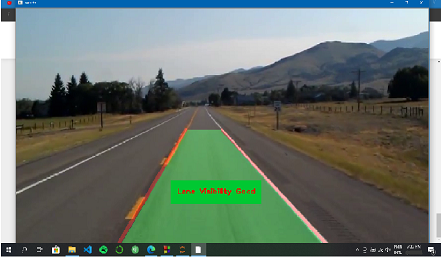
#> input picture lane1.png, 441 x 258 px, given in place of road.mp4, which was not available
$ python laneDetector.py
#> lines starting #> are read from the running program, lines starting #| are printed output that depends on the picture; after the words box and inside, x2 and y2 are one past the last pixel; in counts of white or black regions, pixels touching at a corner belong together; pictures that were not available may be replaced by others from this repository, and a replacement may not be noted
import cv2
import numpy as np
import matplotlib.pyplot as plt

def canny(image):
    grayimg = cv2.cvtColor(image, cv2.COLOR_RGB2GRAY)
    blurimg = cv2.GaussianBlur(grayimg,(5,5),0)
    cannyimg = cv2.Canny(blurimg,50, 100)
    return cannyimg

def areaofinterest(image):
    height = image.shape[0]
    polygons = np.array([[(200, height), (1100,height), (550, 250)]])
    mask = np.zeros_like(image)
    cv2.fillPoly(mask, polygons, 255)
    maskedimg = cv2.bitwise_and(image, mask)
    return maskedimg

def displayline(image, lines):
    lineimg = np.zeros_like(image)
    if lines is not None:
        for line in lines:
            x1,y1,x2,y2 = line
            cv2.line(lineimg, (x1,y1), (x2,y2), (0,0,255), 10)
        # Below: Coloring the lane using polygon.
        if lines.shape == (2,4):

            polygon2 = np.array([[(lines[0,0]+10, lines[0,1]), (lines[0,2]+5,lines[0,3]), (lines[1,2]-5, lines[1,3]), (lines[1,0]-10,lines[1,1])]])
            cv2.fillPoly(lineimg, polygon2, (50,255,0))
    return lineimg

def status(image, lines):
    if lines is not None:
        if lines.shape == (2,4):
            cv2.rectangle(displayimg,(480,510),(760,580),(50,200,0),-6)
            cv2.putText(displayimg,"Lane Visibility Good", (500,550),cv2.FONT_HERSHEY_PLAIN,1.5,(0,0,255),2)

        else:
            cv2.rectangle(displayimg,(480,510),(760,580),(5,0,180),-6)
            cv2.putText(displayimg,"Low Lane Visibility", (500,550),cv2.FONT_HERSHEY_PLAIN,1.5,(0,255,255),2)
    return displayimg

def averageslopeintercept(image, lines):
    leftfit = []
    rightfit = []
    l=0
    r=0
    for line in lines:
        x1, y1, x2, y2 = line.reshape(4)
        parameters = np.polyfit((x1, x2), (y1,y2), 1)
        slope = parameters[0]
        intercept = parameters[1 ]
        if slope < 0:
            leftfit.append((slope, intercept))
        else:
            rightfit.append((slope, intercept))
    if len(leftfit) > 0:
        leftfitaverage = np.average(leftfit, axis = 0)
        leftline = makecoordinates(image, leftfitaverage)
        l=1
    if len(rightfit) > 0:
        rightfitaverage = np.average(rightfit, axis = 0)
        rightline = makecoordinates(image, rightfitaverage)
        r=1

    if l==1 and r==1:
        return np.array([leftline, rightline])
    elif l==0 and r==1:
        return np.array([rightline])
    elif l==1 and r==0:
        return np.array([lefttline])


def makecoordinates(image, lineparameters):
    slope, intercept = lineparameters
    y1 = image.shape[0]
    y2 = int(y1*(3/6))
    x1 = int((y1 - intercept)/slope)
    x2 = int((y2 - intercept)/slope)
    return np.array([x1, y1, x2, y2])

cap = cv2.VideoCapture("road.mp4")
while{cap.isOpened()}:
    _, frame = cap.read()
#> frame is the input picture: shape (258, 441, 3); mean B, G, R 107.7, 116.6, 103.7
    cannyimg = canny(frame)
#> in canny, `grayimg = cv2.cvtColor(image, cv2.COLOR_RGB2GRAY)`:
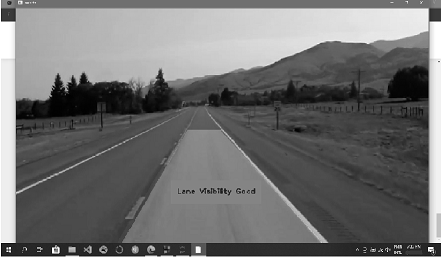
#> grayimg: shape (258, 441); min 0, max 255, mean 112.5
#> in canny, `blurimg = cv2.GaussianBlur(grayimg,(5,5),0)`:
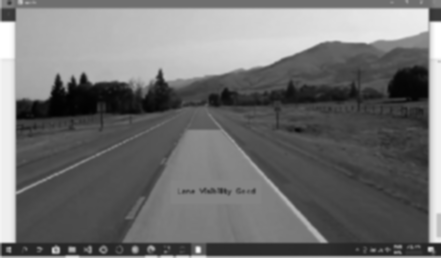
#> blurimg: shape (258, 441); min 1, max 255, mean 112.3
#> in canny, `cannyimg = cv2.Canny(blurimg,50, 100)`:
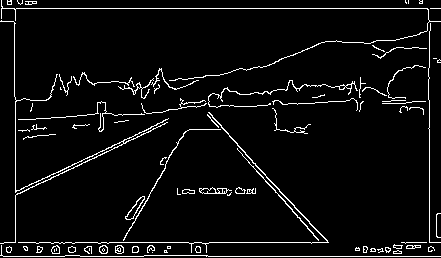
#> cannyimg: shape (258, 441); 5.1% white in thin lines or dots
    croppedarea = areaofinterest(cannyimg)
#> in areaofinterest, `cv2.fillPoly(mask, polygons, 255)`:
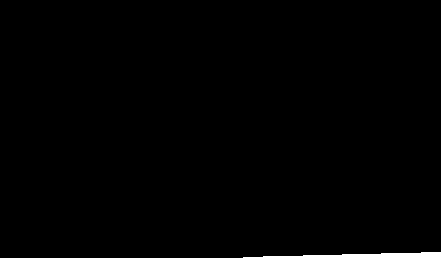
#> mask: shape (258, 441); 0.61% white; 1 white region, box (x1, y1, x2, y2) and area: (243, 252, 441, 258) 693
#> in areaofinterest, `maskedimg = cv2.bitwise_and(image, mask)`:
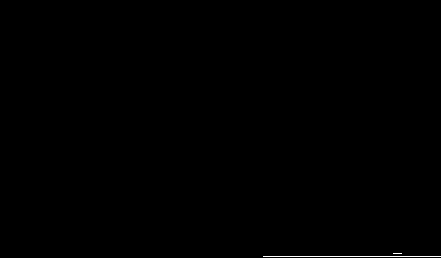
#> maskedimg: shape (258, 441); 0.16% white in thin lines or dots, all inside (x1, y1, x2, y2) = (263, 253, 441, 257)

    lines = cv2.HoughLinesP(croppedarea,2, np.pi/180, 100, np.array([]), minLineLength = 40, maxLineGap = 5)
#> lines = [[263, 256, 440, 256]]
    averagedlines = averageslopeintercept(frame, lines)
#> the loop in averageslopeintercept, `for line in lines:` made 1 pass
#> (x1, y1, x2, y2, slope, intercept) on pass 1: (263, 256, 440, 256, -2.3e-17, 256)
#> after the loop in averageslopeintercept, `for line in lines:`: leftfit = [(-2.3e-17, 256)]; rightfit = []
#> in averageslopeintercept, `leftfitaverage = np.average(leftfit, axis = 0)`: leftfitaverage = [-2.3e-17, 256]
#> in makecoordinates, `slope, intercept = lineparameters`: slope = -2.3e-17; intercept = 256
#> in makecoordinates, `x1 = int((y1 - intercept)/slope)`: x1 = -87084838351832576
#> in makecoordinates, `x2 = int((y2 - intercept)/slope)`: x2 = 5529887235341128704
#> in averageslopeintercept, `leftline = makecoordinates(image, leftfitaverage)`: leftline = [-87084838351832576, 258, 5529887235341128704, 129]
#> (the run stopped early here; a loop or call above may not have finished)

$ run again, on lane2.png
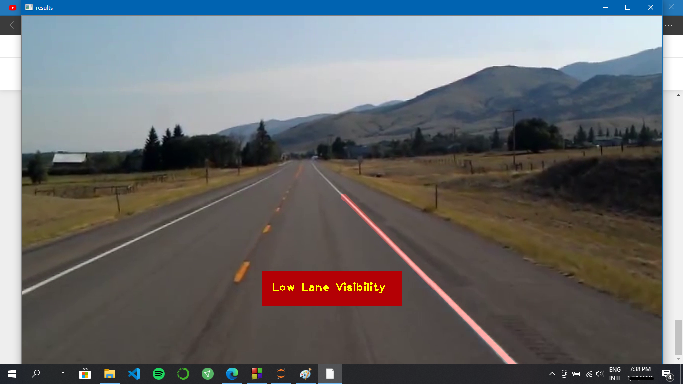
#> input picture lane2.png, 688 x 386 px, given in place of road.mp4, which was not available
#> frame is the input picture: shape (386, 688, 3); mean B, G, R 109.3, 107.8, 107.4
#> in canny, `cannyimg = cv2.Canny(blurimg,50, 100)`:
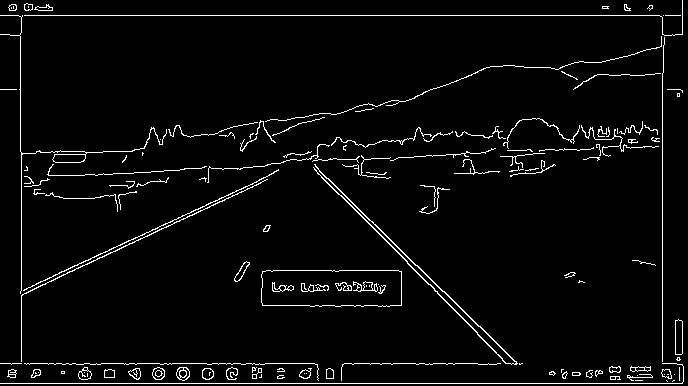
#> cannyimg: shape (386, 688); 3.7% white in thin lines or dots
#> mask: shape (386, 688); 15.1% white; 1 white region, box (x1, y1, x2, y2) and area: (202, 250, 688, 386) 40191
#> maskedimg: shape (386, 688); 0.69% white in thin lines or dots, all inside (x1, y1, x2, y2) = (206, 272, 684, 384)
#> lines = [[206, 383, 682, 383], [344, 363, 477, 363], [438, 294, 507, 363], [444, 291, 516, 363]]
#> the loop in averageslopeintercept, `for line in lines:` made 4 passes
#> (x1, y1, x2, y2, slope, intercept) on passes 1 to 4: (206, 383, 682, 383, 8.14e-17, 383), (344, 363, 477, 363, 4.84e-16, 363), (438, 294, 507, 363, 1, -144), (444, 291, 516, 363, 1, -153)
#> after the loop in averageslopeintercept, `for line in lines:`: leftfit = []; rightfit = [(8.14e-17, 383), (4.84e-16, 363), (1, -144), (1, -153)]
#> rightfitaverage = [0.5, 112.2]
#> in makecoordinates, `slope, intercept = lineparameters`: slope = 0.5; intercept = 112.2
#> in makecoordinates, `x1 = int((y1 - intercept)/slope)`: x1 = 547
#> in makecoordinates, `x2 = int((y2 - intercept)/slope)`: x2 = 161
#> rightline = [547, 386, 161, 193]
#> averagedlines = [[547, 386, 161, 193]]
#> the loop in displayline, `for line in lines:` made 1 pass
#> after the loop in displayline, `for line in lines:`:
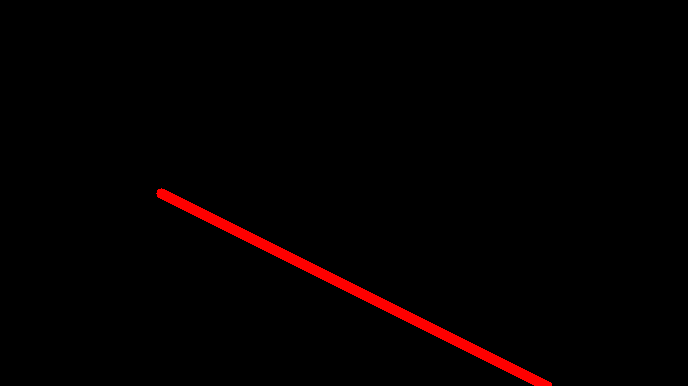
#> lineimg: shape (386, 688, 3); mean of channels 0, 1, 2 0, 0, 4.3; drawn as B, G, R
